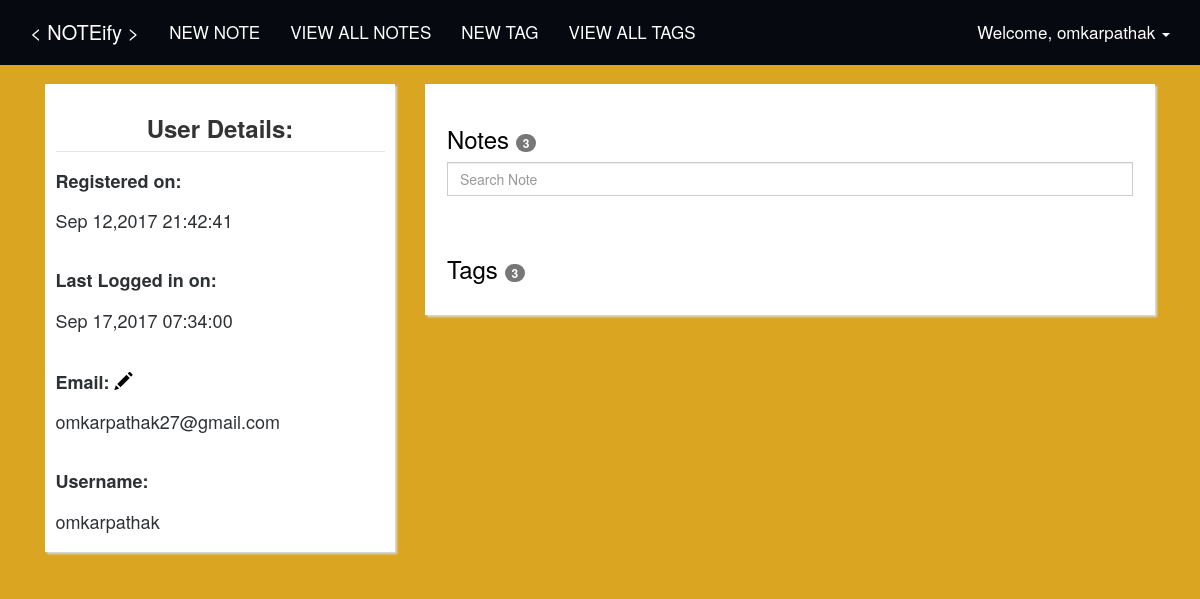
The app's page /profile/settings/ (signed in) with its own data.
### tables this page shows
CREATE TABLE `users` (
  `id` INTEGER NOT NULL PRIMARY KEY AUTOINCREMENT,
  `registered_at` TIMESTAMP NOT NULL DEFAULT (strftime('%Y-%m-%d %H:%M:%S', 'now', 'localtime')),
  `last_login` TIMESTAMP NOT NULL DEFAULT (strftime('%Y-%m-%d %H:%M:%S', 'now', 'localtime')),
  `username` VARCHAR(255),
  `password` VARCHAR(200),
  `email` VARCHAR(200)
);

### core/views.py (the view)
@core.route("/profile/settings/")
@login_required
def profile_settings():
    user_data = functions.get_user_data(session['id'])
    notes_count = functions.get_number_of_notes(session['id'])
    tag_count = functions.get_number_of_tags(session['id'])
    return render_template(
        'profile_settings.html',
        user_data=user_data,
        username=session['username'],
        notes_count=notes_count,
        tag_count=tag_count
    )

### core/views.py (called while the page is built)
@current_app.template_filter()
def custom_date(date):
    import datetime
    date = datetime.datetime.strptime(date, '%Y-%m-%d %H:%M:%S')
    return date.strftime('%b %d,%Y %H:%M:%S')

### utils/functions.py (called while the page is built)
def get_database_connection():
    import sqlite3
    sqlite_file = 'notes.db'
    file_exists = os.path.isfile(sqlite_file)
    conn = sqlite3.connect(sqlite_file)
    if not file_exists:
        create_sqlite_tables(conn)
    return conn

def get_user_data(user_id):
    conn = get_database_connection()
    try:
        cursor = conn.cursor()
        cursor.execute('SELECT * FROM users WHERE id=?', (str(user_id), ))
        results = cursor.fetchall()
        cursor.close()
        if len(results) == 0:
            return None
        return results
    except:
        cursor.close()

def get_number_of_notes(id):
    conn = get_database_connection()
    try:
        cursor = conn.cursor()
        cursor.execute('SELECT COUNT(note) FROM notes WHERE user_id=' + str(id))
        results = cursor.fetchone()[0]
        cursor.close()
        return results
    except:
        cursor.close()

def get_number_of_tags(id):
    conn = get_database_connection()
    try:
        cursor = conn.cursor()
        cursor.execute('SELECT COUNT(tag) FROM tags WHERE user_id=' + str(id))
        results = cursor.fetchone()[0]
        cursor.close()
        return results
    except:
        cursor.close()

### templates/profile_settings.html (shortened to what this page needs)
{% extends "index.html" %}
{% block content %}
    <div class="container" style="padding-top: 2%">
        <div class="col-lg-4 col-md-4 col-sm-12 col-xs-12">
            <div class="thumbnail" style="padding: 3%">
                {% for user in user_data %}
                    <legend><h3 class="text-center"><b>User Details:</b></h3></legend>
                    <h4><b>Registered on:</b> <br><br> {{ user[1] | custom_date }}</h4>
                    <br>
                    <h4><b>Last Logged in on:</b> <br><br> {{ user[2] | custom_date }}</h4>
                    <br>
                    <h4><b>Email: <a href="/profile/settings/change_email/"><span class="glyphicon glyphicon-pencil"></span></a></b> <br><br> {{ user[5] }}</h4>
                    <br>
                    <h4><b>Username:</b> <br><br> {{ user[3] }}</h4>
                {% endfor %}
            </div>
        </div>
        <div class="col-lg-8 col-md-8 col-sm-12 col-xs-12">
            <div class="thumbnail"  style="padding: 3%">
                <a href="/profile/">
                    <h3>Notes <span class="badge">{{ notes_count }}</span></h3>
                </a>
                <input type="text" id="notes" class="form-control no_borders" autocomplete="off" name="notes" placeholder="Search Note">
                <div style="padding-top: 20px">
                </div>
                <br>
                <a href="/tags/">
                    <h3>Tags <span class="badge">{{ tag_count }}</span></h3>
                </a>
            </div>
        </div>
    </div>
{% endblock %}

### templates/index.html (shortened to what this page needs)
<html>
    <head>
        <link rel='stylesheet' href='{{ url_for("static", filename="css/bootstrap.min.css") }}'>
        <link rel='stylesheet' href='{{ url_for("static", filename="css/base.css") }}'>
    </head>
    <body>
        <nav class="navbar navbar-default navbar-fixed-top">
            <div class="container">
                <div class="navbar-header">
                    <a class="navbar-brand" href="/" style="color: #fff;">
                        &lt NOTEify &gt
                    </a>
                </div>
                <div id="navbar" class="navbar-collapse collapse">
                    <ul class="nav navbar-nav" id="navbar-links">
                        {% if username %}
                            <li>
                                <a href="/notes/add/" style="color: #fff;">NEW NOTE</a>
                            </li>
                            <li>
                                <a href="/profile/" style="color: #fff">VIEW ALL NOTES</a>
                            </li>
                            <li>
                                <a href="/tags/add/" style="color: #ffff">NEW TAG</a>
                            </li>
                            <li>
                                <a href="/tags/" style="color: #fff">VIEW ALL TAGS</a>
                            </li>
                        {% else %}
                            <li>
                                <a href="/" style="color: #fff;"> HOME </a>
                            </li>
                        {% endif %}
                    </ul>
                    <ul class="nav navbar-nav navbar-right">
                        {% if username %}
                            <li class="dropdown">
                                <a href="#" class="dropdown-toggle" data-toggle="dropdown" role="button" aria-haspopup="true" aria-expanded="false" style="color: #fff;">
                                    Welcome, {{ username }} <span class="caret"></span>
                                </a>
                            </li>
                        {% else %}
                            <li><a href="/signup/"><span class="glyphicon glyphicon-user" style="color: #fff"></span> Sign Up </a></li>
                            <li><a href="/login/"><span class="glyphicon glyphicon-log-in" style="color: #fff"></span> Login </a></li>
                        {% endif %}
                    </ul>
                </div>
            </div>
        </nav>
        {% block content %}
        {% endblock %}
    </body>
</html>

### static/css/base.css (style rules this page uses)
body { background-color: rgb(242, 243, 244); }
.navbar-default { font-size: 17px; margin: 0; padding: 7px; }
nav .navbar-brand { font-size: 20px; }
.thumbnail { border-radius: 0px; box-shadow: 2px 2px 2px #d6dbdf; border-style: none; border: 0; color: #2e3134; }
.no_borders { border-radius: 0px; }

### templates/index.html (style rules this page uses)
body { background-color: #daa520; color: black; }
a { color: black; }

### records on screen
users: username "omkarpathak", registered_at "Sep 12,2017 21:42:41", last_login "Sep 17,2017 07:34:00", email "omkarpathak27@gmail.com"

### other values on screen
{{ notes_count }} "3"
{{ tag_count }} "3"
